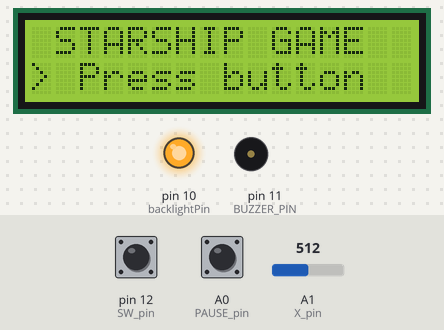
This sketch was run on a simulated Arduino Uno, built with avr-gcc and run on an emulated ATmega328P. Shown: 16×2 character LCD, output pins drawn as LEDs (lit = HIGH), buzzer (waves = sounding). Inputs (shaded band) come from the test bench; at power-on: pin 12 (SW_pin) HIGH, A1 (X_pin) = 512, A0 (PAUSE_pin) HIGH. Random numbers use the default seed unless the sketch sets one.

Above: at 1.2 s.
1.3 s: pin 12 (SW_pin) pulled LOW for 0.15 s
At 1.57 s:
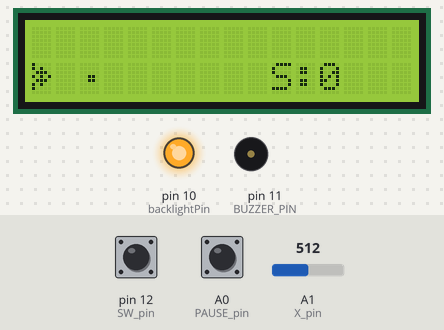
3.1 s: A1 (X_pin) set to 585
5.3 s: A1 (X_pin) set to 618
At 6.5 s:
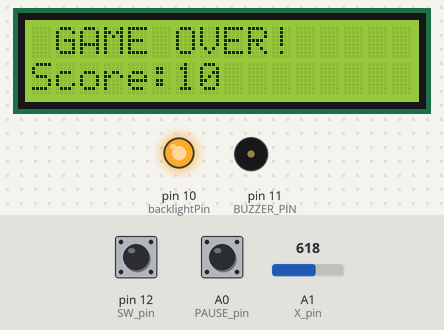
7.2 s: pin 12 (SW_pin) pulled LOW for 1 s
At 9.43 s:
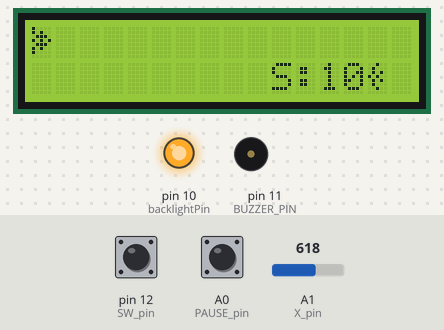
10.1 s: A0 (PAUSE_pin) pulled LOW for 0.15 s
At 10.4 s:
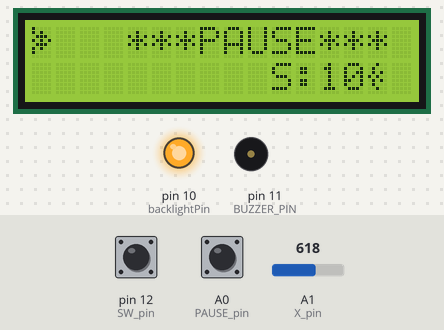
11.7 s: pin 12 (SW_pin) pulled LOW for 0.15 s
At 13.43 s:
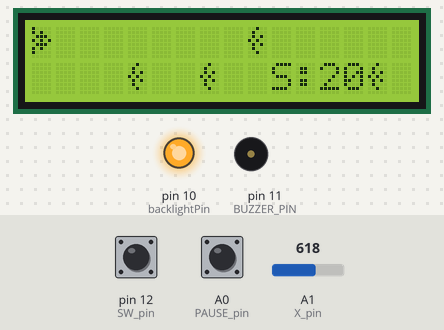
Timing chart, 0 to 17.0 s (numbered marks = the images above; inputs shaded):
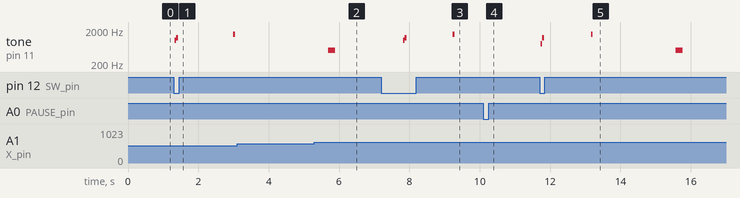

The sketch:

homework5.ino.ino
```cpp
#include <Arduino.h>
#include <LiquidCrystal.h>

/* ===== LCD PINS ===== */
const byte rs = 9, en = 8, d4 = 7, d5 = 6, d6 = 5, d7 = 4;
LiquidCrystal lcd(rs, en, d4, d5, d6, d7);
const int backlightPin = 10;
const int BUZZER_PIN = 11;

/* ===== JOYSTICK / BUTTON ===== */
const int SW_pin = 12; // fire button
const int X_pin = A1;  // joystick vertical
const int PAUSE_pin = A0; // pause button

/* ===== GAME ===== */
int starship_row = 1; // 0 = top row, 1 = bottom row
bool game_in_progress = false;
unsigned long game_score = 0;

struct Bullet {
  bool active;
  int row;
  int col;
  unsigned long lastMove;
};
Bullet bullet;

struct Enemy {
  bool active;
  int row;
  int col;
  unsigned long lastMove;
};
Enemy enemies[5];

unsigned long lastEnemySpawn = 0;
const unsigned long enemySpeed = 200;
const unsigned long bulletSpeed = 100;

/* ===== CUSTOM CHARS ===== */
byte c_starship[8] = {B10000,B10100,B01110,B10101,B01110,B10100,B10000,B00000};
byte c_enemy[8]    = {B00100,B01000,B01010,B10100,B01010,B01000,B00100,B00000};
byte c_bullet[8]   = {B00000,B00000,B00000,B00110,B00110,B00000,B00000,B00000};

/* ===== GAME STATES ===== */
enum GameState { MENU, PLAYING, PAUSED, GAMEOVER };
GameState state = MENU;

/* ===== UTILS ===== */
int readJoystickRow() {
  int val = analogRead(X_pin); // 0-1023
  if(val < 400) return 1;      // push joystick DOWN → bottom row
  if(val > 600) return 0;      // push joystick UP → top row
  return starship_row;          // no movement
}

/* ===== FUNCTIONS ===== */
void resetGame(){
  game_in_progress = true;
  starship_row = 1;
  game_score = 0;
  bullet.active = false;
  for(int i=0;i<5;i++) enemies[i].active=false;
  lastEnemySpawn = millis();
}

void spawnEnemy(){
  for(int i=0;i<5;i++){
    if(!enemies[i].active){
      enemies[i].active = true;
      enemies[i].row = random(0,2);
      enemies[i].col = 15;
      enemies[i].lastMove = millis();
      break;
    }
  }
}

void drawScreen(){
  lcd.clear();
  // clear all
  for(int row=0; row<2; row++){
    for(int col=0; col<16; col++){
      lcd.setCursor(col,row);
      lcd.print(" ");
    }
  }

  // draw starship
  lcd.setCursor(0, starship_row);
  lcd.write((uint8_t)0);

  // draw bullet
  if(bullet.active){
    lcd.setCursor(bullet.col, bullet.row);
    lcd.write((uint8_t)2);
  }

  // draw enemies
  for(int i=0;i<5;i++){
    if(enemies[i].active){
      lcd.setCursor(enemies[i].col, enemies[i].row);
      lcd.write((uint8_t)1);
    }
  }

  // HUD: score bottom right
  lcd.setCursor(10,1);
  lcd.print("S:");
  lcd.print(game_score);
}

/* ===== SETUP ===== */
void setup() {
  pinMode(SW_pin, INPUT_PULLUP);
  pinMode(PAUSE_pin, INPUT_PULLUP);
  pinMode(backlightPin, OUTPUT);
  analogWrite(backlightPin, 255);
  pinMode(BUZZER_PIN, OUTPUT);

  lcd.begin(16,2);
  lcd.createChar(0, c_starship);
  lcd.createChar(1, c_enemy);
  lcd.createChar(2, c_bullet);

  lcd.clear();
  lcd.setCursor(0,0);
  lcd.print(" STARSHIP GAME ");
  lcd.setCursor(0,1);
  lcd.print("> Press button");
  randomSeed(analogRead(A3));
}

/* ===== LOOP ===== */
void loop(){
  bool fire = (digitalRead(SW_pin)==LOW);
  bool pauseBtn = (digitalRead(PAUSE_pin)==LOW);

  switch(state){
    case MENU:
      if(fire){
        resetGame();
        state=PLAYING;
        tone(BUZZER_PIN,1000,100);
      }
      break;

    case PLAYING:
      // --- starship movement ---
      starship_row = readJoystickRow();

      // --- pause ---
      if(pauseBtn){
        state = PAUSED;
        lcd.setCursor(4,0);
        lcd.print("***PAUSE***");
        delay(500); // simple debounce
        break;
      }

      // --- fire bullet ---
      if(fire && !bullet.active){
        bullet.active = true;
        bullet.col = 1;
        bullet.row = starship_row;
        bullet.lastMove = millis();
        tone(BUZZER_PIN,1200,50);
      }

      // --- move bullet ---
      if(bullet.active && millis()-bullet.lastMove >= bulletSpeed){
        bullet.lastMove = millis();
        if(bullet.col < 15) bullet.col++;
        else bullet.active = false;
      }

      // --- spawn enemies ---
      if(millis()-lastEnemySpawn >= enemySpeed*3){
        spawnEnemy();
        lastEnemySpawn = millis();
      }

      // --- move enemies ---
      for(int i=0;i<5;i++){
        if(enemies[i].active && millis()-enemies[i].lastMove >= enemySpeed){
          enemies[i].lastMove = millis();
          enemies[i].col--;
          if(enemies[i].col < 0) enemies[i].active = false;
        }
      }

      // --- collisions ---
      for(int i=0;i<5;i++){
        if(enemies[i].active){
          // bullet hits enemy
          if(bullet.active && bullet.col==enemies[i].col && bullet.row==enemies[i].row){
            enemies[i].active=false;
            bullet.active=false;
            game_score+=10;
            tone(BUZZER_PIN,1500,50);
          }
          // enemy hits starship
          if(enemies[i].col==0 && enemies[i].row==starship_row){
            state=GAMEOVER;
            tone(BUZZER_PIN,500,200);
          }
        }
      }

      drawScreen();
      break;

    case PAUSED:
      if(fire){
        state=PLAYING;
        lcd.clear();
        drawScreen();
        tone(BUZZER_PIN,800,100);
      }
      break;

    case GAMEOVER:
      lcd.clear();
      lcd.setCursor(0,0);
      lcd.print(" GAME OVER! ");
      lcd.setCursor(0,1);
      lcd.print("Score:");
      lcd.print(game_score);
      delay(2000);
      lcd.clear();
      lcd.setCursor(0,0);
      lcd.print(" STARSHIP GAME ");
      lcd.setCursor(0,1);
      lcd.print("> Press button");
      state=MENU;
      break;
  }

  delay(50);
}
```

Measured:
- the behaviour switches between 600 and 601 on A1 (X_pin) (found by bisection; images 1 and 2)
- after the input at 1.3 s, tone on pin 11 (BUZZER_PIN): plays 1000 Hz for 0.05 s, 1200 Hz for 0.05 s, 1500 Hz for 0.05 s, starting at once; the display: first changes after 0.15 s (image 1 shows a later state)
- after the input at 5.3 s, tone on pin 11 (BUZZER_PIN): silent → 500 Hz after 0.39 s, → silent 0.20 s later
- after the input at 7.2 s, tone on pin 11 (BUZZER_PIN): plays 1000 Hz for 0.05 s, 1200 Hz for 0.05 s, 1500 Hz for 0.05 s, starting after 0.62 s
- after the input at 11.7 s, tone on pin 11 (BUZZER_PIN): plays 800 Hz for 0.05 s, 1200 Hz for 0.05 s, 1500 Hz for 0.05 s, 500 Hz for 0.20 s, starting at once; the display: first changes at once (image 5 shows a later state)
